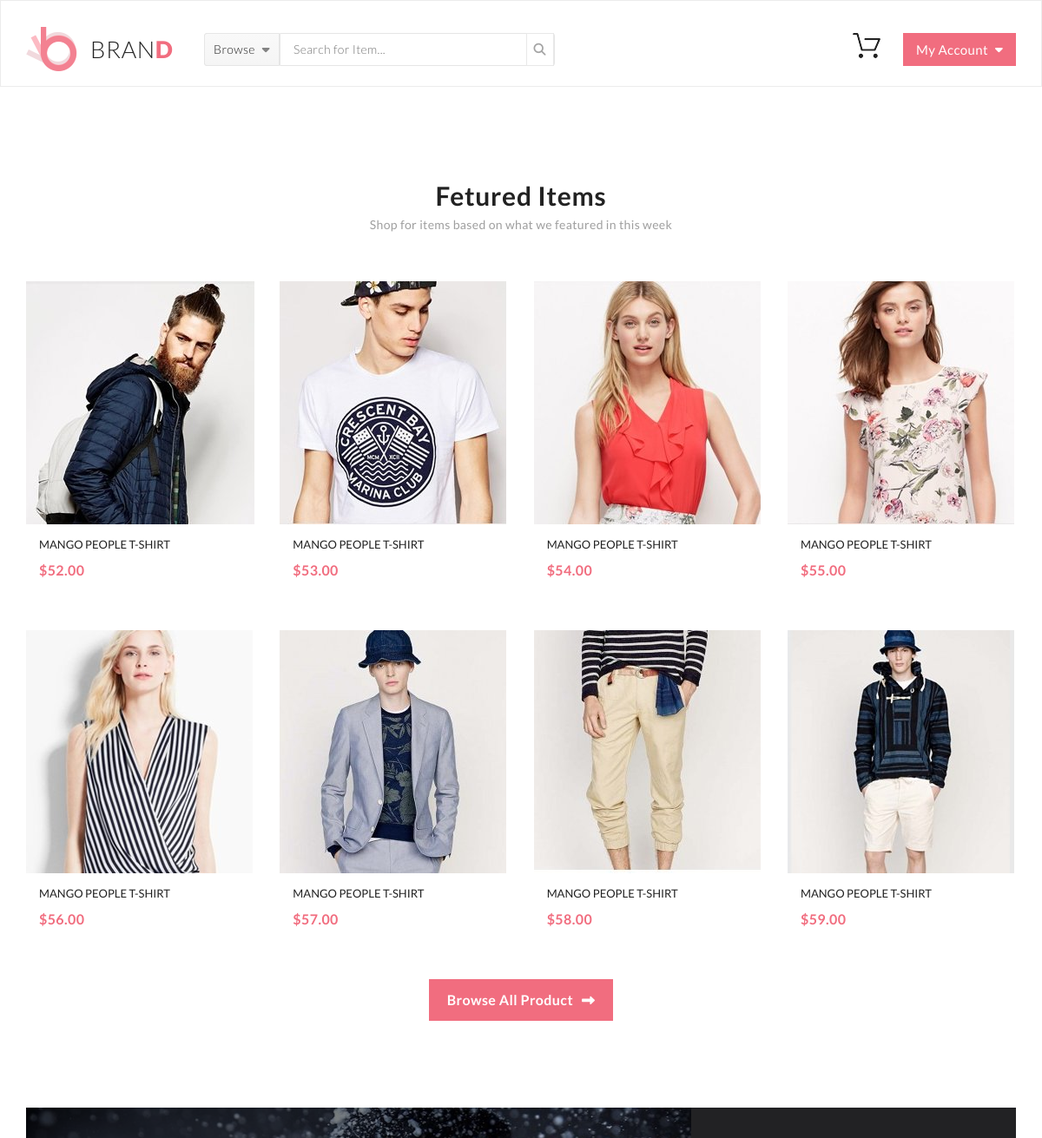
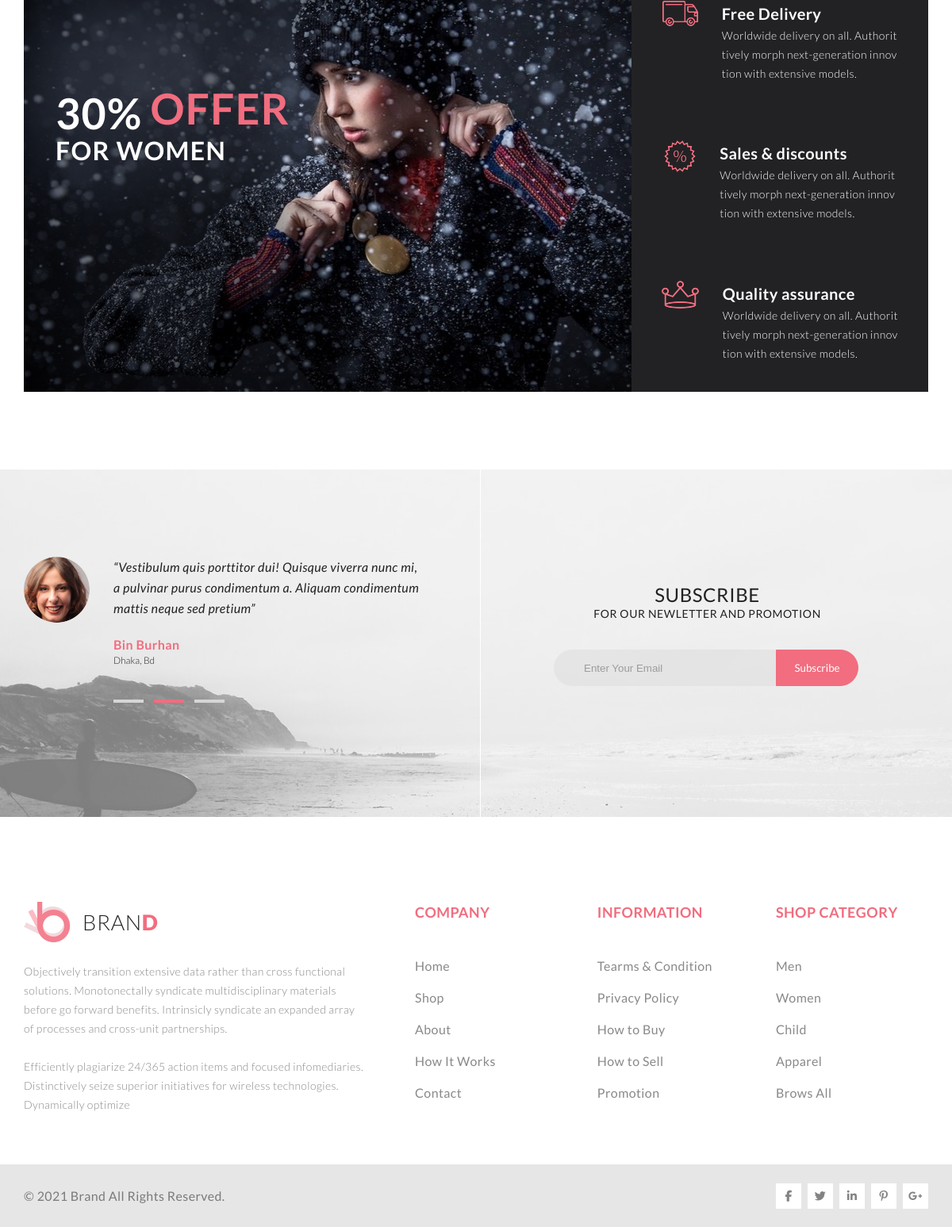
/4/index.php, run on the app's committed database (2 pictures, top to bottom).
### tables this page shows
CREATE TABLE `product` (
  `id` int(11) NOT NULL,
  `title` varchar(100) NOT NULL,
  `size` int(11) NOT NULL,
  `price` int(11) NOT NULL,
  `img` varchar(100) NOT NULL,
  `description` text NOT NULL,
  `count` int(11) NOT NULL
);

### 4/index.php (the view, shortened to what this page needs)
<?php
include "config.php";
$sql = "select * from product";
$res = mysqli_query($connect,$sql);
?>
<!DOCTYPE html>
<html lang="en">
<head>
	<link rel="stylesheet" href="css/style.css">
</head>
<body>
		<header class="header">
			<div class="wrap header-wrap">
				<a href="index.html" class="logo">
					<img src="img/group_2_18.png" alt="" class="img-logo">
					<p class="text-logo">BRAN</p>
					<p class="text-logo text-logo-D">D</p>
				</a>
				<div class="search">
					<div class="browse">
						<h2 class="search-text">Browse</h2>
						<i class="fa fa-caret-down" aria-hidden="true"></i>
					</div>
					<form class="for-item">
						<input class="search-field" type="text" required placeholder="Search for Item...">
						<button class="vert" type="submit">
							<i class="fa fa-search" aria-hidden="true"></i>
						</button>
					</form>
				</div>
				<div class="account">
					<a href="shopping-cart.html" >
						<img src="img/forma_1_1113.png" class="account_a" alt="">
					</a>
					<div class="my-acount">
						<h2 class="accout-text">My Account</h2>
						<i class="fa fa-caret-down" aria-hidden="true"></i>
					</div>
				</div>
			</div>
		</header>
		<section class="product">
			<h2 class="product-p1">Fetured Items</h2>
			<p class="product-p2">Shop for items based on what we featured in this week</p>
			<div class="product-cont">
			<?php
			while($data = mysqli_fetch_assoc($res)):?>
           		<div class="product-cont-elem">
					<img src="img/<?=$data['img']?>" alt="">
					<div class="product-cont-elem-text">
						<a href="details.php?action=count&img=<?=$data['img']?>&id=<?=$data['id']?>" class="product-cont-elem-text-a">
							<p class="product-cont-img-p1"><?=$data['title']?></p>
						</a>
						<p class="product-cont-img-p2">$<?=$data['price']?>.00</p>
					</div>
				</div>
			<?php endwhile;?>
					<a href="product.html" class="button">
							Browse All Product
							<i class="fa fa-long-arrow-right" aria-hidden="true"></i>
					</a>
			</div>
		</section>
		<section class="feature">
			<div class="wrap">
				<div class="feature-left">
					<div class="text">
						<div class="text2-2">
							<h2 class="text2">30% </h2>
							<p class="text3"> OFFER</p>
						</div>
						<p class="text1">FOR WOMEN</p>
 					</div>
				</div>
				<div class="feature-right">
					<div class="feature-right-elem">
						<img src="img/forma_1_1322.png" alt="">
						<div class="feature-right-elem-text">
							<p class="feature-right-elem-text-1">Free Delivery</p>
							<p class="feature-right-elem-text-2">Worldwide delivery on all. Authorit tively morph next-generation innov tion with extensive models.</p>
						</div>
					</div>
					<div class="feature-right-elem">
						<img src="img/forma_1_1340.png" alt="">
						<div class="feature-right-elem-text">
							<p class="feature-right-elem-text-1">Sales & discounts</p>
							<p class="feature-right-elem-text-2">Worldwide delivery on all. Authorit tively morph next-generation innov tion with extensive models.</p>
						</div>
					</div>
					<div class="feature-right-elem">
						<img src="img/forma_1_1341.png" alt="">
						<div class="feature-right-elem-text">
							<p class="feature-right-elem-text-1">Quality assurance</p>
							<p class="feature-right-elem-text-2">Worldwide delivery on all. Authorit tively morph next-generation innov tion with extensive models.</p>
						</div>
					</div>
				</div>
			</div>
		</section>
		<section class="subscribe">
				<div class="wrap wrap">
					<div class="subscribe-1">
						<div class="subscribe-1-1">
							<img src="img/ellipse_3_2206.png" alt="">
						</div>
						<div class="subscribe-1-2">
							<h2 class="subscribe-1-2-p1">“Vestibulum quis porttitor dui! Quisque viverra nunc mi,
							a pulvinar purus condimentum a. Aliquam condimentum mattis neque sed pretium”</h2>
							<p class="subscribe-1-2-p2">Bin Burhan</p>
							<p class="subscribe-1-2-p3">Dhaka, Bd</p>
							<div class="subscribe-1-2-slaid">
								<div class="subscribe-1-2-slaid-elem"></div>
								<div class="subscribe-1-2-slaid-elem active"></div>
								<div class="subscribe-1-2-slaid-elem"></div>
							</div>
						</div>
					</div>
					<div class="subscribe-3">
						<div class="subscribe-3-1">
							<p class="subscribe-3-p1">Subscribe</p>
							<p class="subscribe-3-p2">FOR OUR NEWLETTER AND PROMOTION</p>
							<form class="subscribe-3-cont">
								<input id="email" class="subscribe-3-cont-1" type="email" required pattern="\S+@[a-z]+.[a-z]+" placeholder="Enter Your Email">
								<button class="subscribe-3-cont-2" type="submit">
									Subscribe
								</button>
							</form>
						</div>
					</div>
				</div>
		</section>
		<footer>
			<div class="wrap wrap-footer">
				<div class="footer-1">
					<a href="index.html" class="logo">
							<img src="img/group_2_18.png" alt="" class="img-logo">
							<p class="text-logo">BRAN</p>
							<p class="text-logo text-logo-D">D</p>
					</a>
					<p class="footer-1-p"> Objectively transition extensive data rather than cross functional solutions. Monotonectally syndicate multidisciplinary materials before go forward benefits. Intrinsicly syndicate an expanded array of processes and cross-unit partnerships. <br><br>
					Efficiently plagiarize 24/365 action items and focused infomediaries.
					Distinctively seize superior initiatives for wireless technologies. Dynamically optimize
					</p>
				</div>
				<div class="footer-2">
					<p class="footer-234-p">COMPANY</p>
					<ul class="footer-nav">
						<li class="footer-nav-item"><a href="#" class="footer-nav-link">Home</a></li>
						<li class="footer-nav-item"><a href="#" class="footer-nav-link">Shop</a></li>
						<li class="footer-nav-item"><a href="#" class="footer-nav-link">About</a></li>
						<li class="footer-nav-item"><a href="#" class="footer-nav-link">How It Works</a></li>
						<li class="footer-nav-item"><a href="#" class="footer-nav-link">Contact</a></li>
					</ul>
				</div>
				<div class="footer-3">
					<p class="footer-234-p">INFORMATION</p>
					<ul class="footer-nav">
						<li class="footer-nav-item"><a href="#" class="footer-nav-link">Tearms & Condition</a></li>
						<li class="footer-nav-item"><a href="#" class="footer-nav-link">Privacy Policy</a></li>
						<li class="footer-nav-item"><a href="#" class="footer-nav-link">How to Buy</a></li>
						<li class="footer-nav-item"><a href="#" class="footer-nav-link">How to Sell</a></li>
						<li class="footer-nav-item"><a href="#" class="footer-nav-link">Promotion</a></li>
					</ul>
				</div>
				<div class="footer-4">
					<p class="footer-234-p">SHOP CATEGORY</p>
					<ul class="footer-nav">
						<li class="footer-nav-item"><a href="#" class="footer-nav-link">Men</a></li>
						<li class="footer-nav-item"><a href="#" class="footer-nav-link">Women</a></li>
						<li class="footer-nav-item"><a href="#" class="footer-nav-link">Child</a></li>
						<li class="footer-nav-item"><a href="#" class="footer-nav-link">Apparel</a></li>
						<li class="footer-nav-item"><a href="#" class="footer-nav-link">Brows All</a></li>
					</ul>
				</div>
			</div>
			<div class="footer-footer">
				<div class="wrap wrap-footer-footer">
					<div class="footer-footer-1">
						© 2021  Brand  All Rights Reserved.
					</div>
					<div class="footer-footer-2">
						<a href="">
						<div class="rectangle">
							<i class="fa fa-facebook" aria-hidden="true"></i>
						</div>
						</a>
						<a href="">
						<div class="rectangle">
							<i class="fa fa-twitter" aria-hidden="true"></i>
						</div>
						</a>
						<a href="">
						<div class="rectangle">
							<i class="fa fa-linkedin" aria-hidden="true"></i>
						</div>
						</a>
						<a href="">
						<div class="rectangle">
							<i class="fa fa-pinterest-p" aria-hidden="true"></i>
						</div>
						</a>
						<a href="">
						<div class="rectangle">
							<i class="fa fa-google-plus" aria-hidden="true"></i>
						</div>
						</a>
					</div>
				</div>
			</div>
		</footer>
</body>
</html>

### data on the page
product: img (picture), title "MANGO PEOPLE T-SHIRT", price "52"
product: img (picture), title "MANGO PEOPLE T-SHIRT", price "53"
product: img (picture), title "MANGO PEOPLE T-SHIRT", price "54"
product: img (picture), title "MANGO PEOPLE T-SHIRT", price "55"
product: img (picture), title "MANGO PEOPLE T-SHIRT", price "56"
product: img (picture), title "MANGO PEOPLE T-SHIRT", price "57"
product: img (picture), title "MANGO PEOPLE T-SHIRT", price "58"
product: img (picture), title "MANGO PEOPLE T-SHIRT", price "59"
